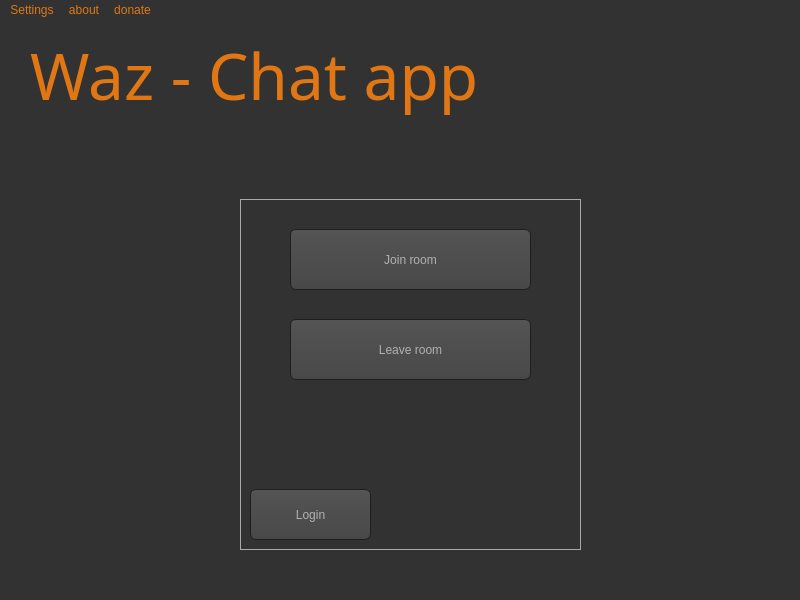
<?xml version="1.0" encoding="UTF-8"?>
<ui version="4.0">
 <class>Chatvio</class>
 <widget class="QMainWindow" name="Chatvio">
  <property name="geometry">
   <rect>
    <x>0</x>
    <y>0</y>
    <width>800</width>
    <height>600</height>
   </rect>
  </property>
  <property name="font">
   <font>
    <weight>75</weight>
    <bold>true</bold>
   </font>
  </property>
  <property name="windowTitle">
   <string>Chatvio</string>
  </property>
  <property name="whatsThis">
   <string>Create a public or private meeting</string>
  </property>
  <property name="styleSheet">
   <string notr="true">QToolTip
{
     border: 1px solid black;
     background-color: #ffa02f;
     padding: 1px;
     border-radius: 3px;
     opacity: 100;
}

QWidget
{
    color: #e07714;
    background-color: #323232;
}

QTreeView, QListView
{
    background-color: silver;
    margin-left: 5px;
}

QWidget:item:hover
{
    background-color: QLinearGradient( x1: 0, y1: 0, x2: 0, y2: 1, stop: 0 #ffa02f, stop: 1 #ca0619);
    color: #000000;
}

QWidget:item:selected
{
    background-color: QLinearGradient( x1: 0, y1: 0, x2: 0, y2: 1, stop: 0 #ffa02f, stop: 1 #d7801a);
}

QMenuBar::item
{
    background: transparent;
}

QMenuBar::item:selected
{
    background: transparent;
    border: 1px solid #ffaa00;
}

QMenuBar::item:pressed
{
    background: #444;
    border: 1px solid #000;
    background-color: QLinearGradient(
        x1:0, y1:0,
        x2:0, y2:1,
        stop:1 #212121,
        stop:0.4 #343434/*,
        stop:0.2 #343434,
        stop:0.1 #ffaa00*/
    );
    margin-bottom:-1px;
    padding-bottom:1px;
}

QMenu
{
    border: 1px solid #000;
}

QMenu::item
{
    padding: 2px 20px 2px 20px;
}

QMenu::item:selected
{
    color: #000000;
}

QWidget:disabled
{
    color: #808080;
    background-color: #323232;
}

QAbstractItemView
{
    background-color: QLinearGradient( x1: 0, y1: 0, x2: 0, y2: 1, stop: 0 #4d4d4d, stop: 0.1 #646464, stop: 1 #5d5d5d);
}

QWidget:focus
{
    /*border: 1px solid darkgray;*/
}

QLineEdit
{
    background-color: QLinearGradient( x1: 0, y1: 0, x2: 0, y2: 1, stop: 0 #4d4d4d, stop: 0 #646464, stop: 1 #5d5d5d);
    padding: 1px;
    border-style: solid;
    border: 1px solid #1e1e1e;
    border-radius: 5;
}

QPushButton
{
    color: #b1b1b1;
    background-color: QLinearGradient( x1: 0, y1: 0, x2: 0, y2: 1, stop: 0 #565656, stop: 0.1 #525252, stop: 0.5 #4e4e4e, stop: 0.9 #4a4a4a, stop: 1 #464646);
    border-width: 1px;
    border-color: #1e1e1e;
    border-style: solid;
    border-radius: 6;
    padding: 3px;
    font-size: 12px;
    padding-left: 5px;
    padding-right: 5px;
    min-width: 40px;
}

QPushButton:pressed
{
    background-color: QLinearGradient( x1: 0, y1: 0, x2: 0, y2: 1, stop: 0 #2d2d2d, stop: 0.1 #2b2b2b, stop: 0.5 #292929, stop: 0.9 #282828, stop: 1 #252525);
}

QComboBox
{
    selection-background-color: #ffaa00;
    background-color: QLinearGradient( x1: 0, y1: 0, x2: 0, y2: 1, stop: 0 #565656, stop: 0.1 #525252, stop: 0.5 #4e4e4e, stop: 0.9 #4a4a4a, stop: 1 #464646);
    border-style: solid;
    border: 1px solid #1e1e1e;
    border-radius: 5;
}

QComboBox:hover,QPushButton:hover
{
    border: 2px solid QLinearGradient( x1: 0, y1: 0, x2: 0, y2: 1, stop: 0 #ffa02f, stop: 1 #d7801a);
}


QComboBox:on
{
    padding-top: 3px;
    padding-left: 4px;
    background-color: QLinearGradient( x1: 0, y1: 0, x2: 0, y2: 1, stop: 0 #2d2d2d, stop: 0.1 #2b2b2b, stop: 0.5 #292929, stop: 0.9 #282828, stop: 1 #252525);
    selection-background-color: #ffaa00;
}

QComboBox QAbstractItemView
{
    border: 2px solid darkgray;
    selection-background-color: QLinearGradient( x1: 0, y1: 0, x2: 0, y2: 1, stop: 0 #ffa02f, stop: 1 #d7801a);
}

QComboBox::drop-down
{
     subcontrol-origin: padding;
     subcontrol-position: top right;
     width: 15px;

     border-left-width: 0px;
     border-left-color: darkgray;
     border-left-style: solid; /* just a single line */
     border-top-right-radius: 3px; /* same radius as the QComboBox */
     border-bottom-right-radius: 3px;
 }

QComboBox::down-arrow
{
     image: url(:/dark_orange/img/down_arrow.png);
}

QGroupBox
{
    border: 1px solid darkgray;
    margin-top: 10px;
}

QGroupBox:focus
{
    border: 1px solid darkgray;
}

QTextEdit:focus
{
    border: 1px solid darkgray;
}

QScrollBar:horizontal {
     border: 1px solid #222222;
     background: QLinearGradient( x1: 0, y1: 0, x2: 0, y2: 1, stop: 0.0 #121212, stop: 0.2 #282828, stop: 1 #484848);
     height: 7px;
     margin: 0px 16px 0 16px;
}

QScrollBar::handle:horizontal
{
      background: QLinearGradient( x1: 0, y1: 0, x2: 1, y2: 0, stop: 0 #ffa02f, stop: 0.5 #d7801a, stop: 1 #ffa02f);
      min-height: 20px;
      border-radius: 2px;
}

QScrollBar::add-line:horizontal {
      border: 1px solid #1b1b19;
      border-radius: 2px;
      background: QLinearGradient( x1: 0, y1: 0, x2: 1, y2: 0, stop: 0 #ffa02f, stop: 1 #d7801a);
      width: 14px;
      subcontrol-position: right;
      subcontrol-origin: margin;
}

QScrollBar::sub-line:horizontal {
      border: 1px solid #1b1b19;
      border-radius: 2px;
      background: QLinearGradient( x1: 0, y1: 0, x2: 1, y2: 0, stop: 0 #ffa02f, stop: 1 #d7801a);
      width: 14px;
     subcontrol-position: left;
     subcontrol-origin: margin;
}

QScrollBar::right-arrow:horizontal, QScrollBar::left-arrow:horizontal
{
      border: 1px solid black;
      width: 1px;
      height: 1px;
      background: white;
}

QScrollBar::add-page:horizontal, QScrollBar::sub-page:horizontal
{
      background: none;
}

QScrollBar:vertical
{
      background: QLinearGradient( x1: 0, y1: 0, x2: 1, y2: 0, stop: 0.0 #121212, stop: 0.2 #282828, stop: 1 #484848);
      width: 7px;
      margin: 16px 0 16px 0;
      border: 1px solid #222222;
}

QScrollBar::handle:vertical
{
      background: QLinearGradient( x1: 0, y1: 0, x2: 0, y2: 1, stop: 0 #ffa02f, stop: 0.5 #d7801a, stop: 1 #ffa02f);
      min-height: 20px;
      border-radius: 2px;
}

QScrollBar::add-line:vertical
{
      border: 1px solid #1b1b19;
      border-radius: 2px;
      background: QLinearGradient( x1: 0, y1: 0, x2: 0, y2: 1, stop: 0 #ffa02f, stop: 1 #d7801a);
      height: 14px;
      subcontrol-position: bottom;
      subcontrol-origin: margin;
}

QScrollBar::sub-line:vertical
{
      border: 1px solid #1b1b19;
      border-radius: 2px;
      background: QLinearGradient( x1: 0, y1: 0, x2: 0, y2: 1, stop: 0 #d7801a, stop: 1 #ffa02f);
      height: 14px;
      subcontrol-position: top;
      subcontrol-origin: margin;
}

QScrollBar::up-arrow:vertical, QScrollBar::down-arrow:vertical
{
      border: 1px solid black;
      width: 1px;
      height: 1px;
      background: white;
}


QScrollBar::add-page:vertical, QScrollBar::sub-page:vertical
{
      background: none;
}

QTextEdit
{
    background-color: #242424;
}

QPlainTextEdit
{
    background-color: #242424;
}

QHeaderView::section
{
    background-color: QLinearGradient(x1:0, y1:0, x2:0, y2:1, stop:0 #616161, stop: 0.5 #505050, stop: 0.6 #434343, stop:1 #656565);
    color: white;
    padding-left: 4px;
    border: 1px solid #6c6c6c;
}

QCheckBox:disabled
{
color: #414141;
}

QDockWidget::title
{
    text-align: center;
    spacing: 3px; /* spacing between items in the tool bar */
    background-color: QLinearGradient(x1:0, y1:0, x2:0, y2:1, stop:0 #323232, stop: 0.5 #242424, stop:1 #323232);
}

QDockWidget::close-button, QDockWidget::float-button
{
    text-align: center;
    spacing: 1px; /* spacing between items in the tool bar */
    background-color: QLinearGradient(x1:0, y1:0, x2:0, y2:1, stop:0 #323232, stop: 0.5 #242424, stop:1 #323232);
}

QDockWidget::close-button:hover, QDockWidget::float-button:hover
{
    background: #242424;
}

QDockWidget::close-button:pressed, QDockWidget::float-button:pressed
{
    padding: 1px -1px -1px 1px;
}

QMainWindow::separator
{
    background-color: QLinearGradient(x1:0, y1:0, x2:0, y2:1, stop:0 #161616, stop: 0.5 #151515, stop: 0.6 #212121, stop:1 #343434);
    color: white;
    padding-left: 4px;
    border: 1px solid #4c4c4c;
    spacing: 3px; /* spacing between items in the tool bar */
}

QMainWindow::separator:hover
{

    background-color: QLinearGradient(x1:0, y1:0, x2:0, y2:1, stop:0 #d7801a, stop:0.5 #b56c17 stop:1 #ffa02f);
    color: white;
    padding-left: 4px;
    border: 1px solid #6c6c6c;
    spacing: 3px; /* spacing between items in the tool bar */
}

QToolBar::handle
{
     spacing: 3px; /* spacing between items in the tool bar */
     background: url(:/dark_orange/img/handle.png);
}

QMenu::separator
{
    height: 2px;
    background-color: QLinearGradient(x1:0, y1:0, x2:0, y2:1, stop:0 #161616, stop: 0.5 #151515, stop: 0.6 #212121, stop:1 #343434);
    color: white;
    padding-left: 4px;
    margin-left: 10px;
    margin-right: 5px;
}

QProgressBar
{
    border: 2px solid grey;
    border-radius: 5px;
    text-align: center;
}

QProgressBar::chunk
{
    background-color: #d7801a;
    width: 2.15px;
    margin: 0.5px;
}

QTabBar::tab {
    color: #b1b1b1;
    border: 1px solid #444;
    border-bottom-style: none;
    background-color: #323232;
    padding-left: 10px;
    padding-right: 10px;
    padding-top: 3px;
    padding-bottom: 2px;
    margin-right: -1px;
}

QTabWidget::pane {
    border: 1px solid #444;
    top: 1px;
}

QTabBar::tab:last
{
    margin-right: 0; /* the last selected tab has nothing to overlap with on the right */
    border-top-right-radius: 3px;
}

QTabBar::tab:first:!selected
{
 margin-left: 0px; /* the last selected tab has nothing to overlap with on the right */


    border-top-left-radius: 3px;
}

QTabBar::tab:!selected
{
    color: #b1b1b1;
    border-bottom-style: solid;
    margin-top: 3px;
    background-color: QLinearGradient(x1:0, y1:0, x2:0, y2:1, stop:1 #212121, stop:.4 #343434);
}

QTabBar::tab:selected
{
    border-top-left-radius: 3px;
    border-top-right-radius: 3px;
    margin-bottom: 0px;
}

QTabBar::tab:!selected:hover
{
    /*border-top: 2px solid #ffaa00;
    padding-bottom: 3px;*/
    border-top-left-radius: 3px;
    border-top-right-radius: 3px;
    background-color: QLinearGradient(x1:0, y1:0, x2:0, y2:1, stop:1 #212121, stop:0.4 #343434, stop:0.2 #343434, stop:0.1 #ffaa00);
}

QRadioButton::indicator:checked, QRadioButton::indicator:unchecked{
    color: #b1b1b1;
    background-color: #323232;
    border: 1px solid #b1b1b1;
    border-radius: 6px;
}

QRadioButton::indicator:checked
{
    background-color: qradialgradient(
        cx: 0.5, cy: 0.5,
        fx: 0.5, fy: 0.5,
        radius: 1.0,
        stop: 0.25 #ffaa00,
        stop: 0.3 #323232
    );
}

QCheckBox::indicator{
    color: #b1b1b1;
    background-color: #323232;
    border: 1px solid #b1b1b1;
    width: 9px;
    height: 9px;
}

QRadioButton::indicator
{
    border-radius: 6px;
}

QRadioButton::indicator:hover, QCheckBox::indicator:hover
{
    border: 1px solid #ffaa00;
}

QCheckBox::indicator:checked
{
    image:url(:/dark_orange/img/checkbox.png);
}

QCheckBox::indicator:disabled, QRadioButton::indicator:disabled
{
    border: 1px solid #444;
}


QSlider::groove:horizontal {
    border: 1px solid #3A3939;
    height: 8px;
    background: #201F1F;
    margin: 2px 0;
    border-radius: 2px;
}

QSlider::handle:horizontal {
    background: QLinearGradient( x1: 0, y1: 0, x2: 0, y2: 1,
      stop: 0.0 silver, stop: 0.2 #a8a8a8, stop: 1 #727272);
    border: 1px solid #3A3939;
    width: 14px;
    height: 14px;
    margin: -4px 0;
    border-radius: 2px;
}

QSlider::groove:vertical {
    border: 1px solid #3A3939;
    width: 8px;
    background: #201F1F;
    margin: 0 0px;
    border-radius: 2px;
}

QSlider::handle:vertical {
    background: QLinearGradient( x1: 0, y1: 0, x2: 0, y2: 1, stop: 0.0 silver,
      stop: 0.2 #a8a8a8, stop: 1 #727272);
    border: 1px solid #3A3939;
    width: 14px;
    height: 14px;
    margin: 0 -4px;
    border-radius: 2px;
}

QAbstractSpinBox {
    padding-top: 2px;
    padding-bottom: 2px;
    border: 1px solid darkgray;

    border-radius: 2px;
    min-width: 50px;
}

</string>
  </property>
  <widget class="QWidget" name="centralwidget">
   <widget class="QLabel" name="label">
    <property name="geometry">
     <rect>
      <x>30</x>
      <y>10</y>
      <width>561</width>
      <height>91</height>
     </rect>
    </property>
    <property name="palette">
     <palette>
      <active>
       <colorrole role="WindowText">
        <brush brushstyle="SolidPattern">
         <color alpha="255">
          <red>224</red>
          <green>119</green>
          <blue>20</blue>
         </color>
        </brush>
       </colorrole>
       <colorrole role="Button">
        <brush brushstyle="SolidPattern">
         <color alpha="255">
          <red>50</red>
          <green>50</green>
          <blue>50</blue>
         </color>
        </brush>
       </colorrole>
       <colorrole role="Text">
        <brush brushstyle="SolidPattern">
         <color alpha="255">
          <red>224</red>
          <green>119</green>
          <blue>20</blue>
         </color>
        </brush>
       </colorrole>
       <colorrole role="ButtonText">
        <brush brushstyle="SolidPattern">
         <color alpha="255">
          <red>224</red>
          <green>119</green>
          <blue>20</blue>
         </color>
        </brush>
       </colorrole>
       <colorrole role="Base">
        <brush brushstyle="SolidPattern">
         <color alpha="255">
          <red>50</red>
          <green>50</green>
          <blue>50</blue>
         </color>
        </brush>
       </colorrole>
       <colorrole role="Window">
        <brush brushstyle="SolidPattern">
         <color alpha="255">
          <red>50</red>
          <green>50</green>
          <blue>50</blue>
         </color>
        </brush>
       </colorrole>
       <colorrole role="PlaceholderText">
        <brush brushstyle="NoBrush">
         <color alpha="128">
          <red>224</red>
          <green>119</green>
          <blue>20</blue>
         </color>
        </brush>
       </colorrole>
      </active>
      <inactive>
       <colorrole role="WindowText">
        <brush brushstyle="SolidPattern">
         <color alpha="255">
          <red>224</red>
          <green>119</green>
          <blue>20</blue>
         </color>
        </brush>
       </colorrole>
       <colorrole role="Button">
        <brush brushstyle="SolidPattern">
         <color alpha="255">
          <red>50</red>
          <green>50</green>
          <blue>50</blue>
         </color>
        </brush>
       </colorrole>
       <colorrole role="Text">
        <brush brushstyle="SolidPattern">
         <color alpha="255">
          <red>224</red>
          <green>119</green>
          <blue>20</blue>
         </color>
        </brush>
       </colorrole>
       <colorrole role="ButtonText">
        <brush brushstyle="SolidPattern">
         <color alpha="255">
          <red>224</red>
          <green>119</green>
          <blue>20</blue>
         </color>
        </brush>
       </colorrole>
       <colorrole role="Base">
        <brush brushstyle="SolidPattern">
         <color alpha="255">
          <red>50</red>
          <green>50</green>
          <blue>50</blue>
         </color>
        </brush>
       </colorrole>
       <colorrole role="Window">
        <brush brushstyle="SolidPattern">
         <color alpha="255">
          <red>50</red>
          <green>50</green>
          <blue>50</blue>
         </color>
        </brush>
       </colorrole>
       <colorrole role="PlaceholderText">
        <brush brushstyle="NoBrush">
         <color alpha="128">
          <red>224</red>
          <green>119</green>
          <blue>20</blue>
         </color>
        </brush>
       </colorrole>
      </inactive>
      <disabled>
       <colorrole role="WindowText">
        <brush brushstyle="SolidPattern">
         <color alpha="255">
          <red>128</red>
          <green>128</green>
          <blue>128</blue>
         </color>
        </brush>
       </colorrole>
       <colorrole role="Button">
        <brush brushstyle="SolidPattern">
         <color alpha="255">
          <red>50</red>
          <green>50</green>
          <blue>50</blue>
         </color>
        </brush>
       </colorrole>
       <colorrole role="Text">
        <brush brushstyle="SolidPattern">
         <color alpha="255">
          <red>128</red>
          <green>128</green>
          <blue>128</blue>
         </color>
        </brush>
       </colorrole>
       <colorrole role="ButtonText">
        <brush brushstyle="SolidPattern">
         <color alpha="255">
          <red>128</red>
          <green>128</green>
          <blue>128</blue>
         </color>
        </brush>
       </colorrole>
       <colorrole role="Base">
        <brush brushstyle="SolidPattern">
         <color alpha="255">
          <red>50</red>
          <green>50</green>
          <blue>50</blue>
         </color>
        </brush>
       </colorrole>
       <colorrole role="Window">
        <brush brushstyle="SolidPattern">
         <color alpha="255">
          <red>50</red>
          <green>50</green>
          <blue>50</blue>
         </color>
        </brush>
       </colorrole>
       <colorrole role="PlaceholderText">
        <brush brushstyle="NoBrush">
         <color alpha="128">
          <red>224</red>
          <green>119</green>
          <blue>20</blue>
         </color>
        </brush>
       </colorrole>
      </disabled>
     </palette>
    </property>
    <property name="font">
     <font>
      <family>Sitka Subheading</family>
      <pointsize>48</pointsize>
      <weight>50</weight>
      <bold>false</bold>
      <underline>false</underline>
      <strikeout>false</strikeout>
     </font>
    </property>
    <property name="text">
     <string>Waz - Chat app</string>
    </property>
   </widget>
   <widget class="QGroupBox" name="groupBox">
    <property name="geometry">
     <rect>
      <x>240</x>
      <y>170</y>
      <width>341</width>
      <height>361</height>
     </rect>
    </property>
    <property name="palette">
     <palette>
      <active>
       <colorrole role="WindowText">
        <brush brushstyle="SolidPattern">
         <color alpha="255">
          <red>224</red>
          <green>119</green>
          <blue>20</blue>
         </color>
        </brush>
       </colorrole>
       <colorrole role="Button">
        <brush brushstyle="SolidPattern">
         <color alpha="255">
          <red>50</red>
          <green>50</green>
          <blue>50</blue>
         </color>
        </brush>
       </colorrole>
       <colorrole role="Text">
        <brush brushstyle="SolidPattern">
         <color alpha="255">
          <red>224</red>
          <green>119</green>
          <blue>20</blue>
         </color>
        </brush>
       </colorrole>
       <colorrole role="ButtonText">
        <brush brushstyle="SolidPattern">
         <color alpha="255">
          <red>224</red>
          <green>119</green>
          <blue>20</blue>
         </color>
        </brush>
       </colorrole>
       <colorrole role="Base">
        <brush brushstyle="SolidPattern">
         <color alpha="255">
          <red>50</red>
          <green>50</green>
          <blue>50</blue>
         </color>
        </brush>
       </colorrole>
       <colorrole role="Window">
        <brush brushstyle="SolidPattern">
         <color alpha="255">
          <red>50</red>
          <green>50</green>
          <blue>50</blue>
         </color>
        </brush>
       </colorrole>
       <colorrole role="PlaceholderText">
        <brush brushstyle="NoBrush">
         <color alpha="128">
          <red>224</red>
          <green>119</green>
          <blue>20</blue>
         </color>
        </brush>
       </colorrole>
      </active>
      <inactive>
       <colorrole role="WindowText">
        <brush brushstyle="SolidPattern">
         <color alpha="255">
          <red>224</red>
          <green>119</green>
          <blue>20</blue>
         </color>
        </brush>
       </colorrole>
       <colorrole role="Button">
        <brush brushstyle="SolidPattern">
         <color alpha="255">
          <red>50</red>
          <green>50</green>
          <blue>50</blue>
         </color>
        </brush>
       </colorrole>
       <colorrole role="Text">
        <brush brushstyle="SolidPattern">
         <color alpha="255">
          <red>224</red>
          <green>119</green>
          <blue>20</blue>
         </color>
        </brush>
       </colorrole>
       <colorrole role="ButtonText">
        <brush brushstyle="SolidPattern">
         <color alpha="255">
          <red>224</red>
          <green>119</green>
          <blue>20</blue>
         </color>
        </brush>
       </colorrole>
       <colorrole role="Base">
        <brush brushstyle="SolidPattern">
         <color alpha="255">
          <red>50</red>
          <green>50</green>
          <blue>50</blue>
         </color>
        </brush>
       </colorrole>
       <colorrole role="Window">
        <brush brushstyle="SolidPattern">
         <color alpha="255">
          <red>50</red>
          <green>50</green>
          <blue>50</blue>
         </color>
        </brush>
       </colorrole>
       <colorrole role="PlaceholderText">
        <brush brushstyle="NoBrush">
         <color alpha="128">
          <red>224</red>
          <green>119</green>
          <blue>20</blue>
         </color>
        </brush>
       </colorrole>
      </inactive>
      <disabled>
       <colorrole role="WindowText">
        <brush brushstyle="SolidPattern">
         <color alpha="255">
          <red>128</red>
          <green>128</green>
          <blue>128</blue>
         </color>
        </brush>
       </colorrole>
       <colorrole role="Button">
        <brush brushstyle="SolidPattern">
         <color alpha="255">
          <red>50</red>
          <green>50</green>
          <blue>50</blue>
         </color>
        </brush>
       </colorrole>
       <colorrole role="Text">
        <brush brushstyle="SolidPattern">
         <color alpha="255">
          <red>128</red>
          <green>128</green>
          <blue>128</blue>
         </color>
        </brush>
       </colorrole>
       <colorrole role="ButtonText">
        <brush brushstyle="SolidPattern">
         <color alpha="255">
          <red>128</red>
          <green>128</green>
          <blue>128</blue>
         </color>
        </brush>
       </colorrole>
       <colorrole role="Base">
        <brush brushstyle="SolidPattern">
         <color alpha="255">
          <red>50</red>
          <green>50</green>
          <blue>50</blue>
         </color>
        </brush>
       </colorrole>
       <colorrole role="Window">
        <brush brushstyle="SolidPattern">
         <color alpha="255">
          <red>50</red>
          <green>50</green>
          <blue>50</blue>
         </color>
        </brush>
       </colorrole>
       <colorrole role="PlaceholderText">
        <brush brushstyle="NoBrush">
         <color alpha="128">
          <red>224</red>
          <green>119</green>
          <blue>20</blue>
         </color>
        </brush>
       </colorrole>
      </disabled>
     </palette>
    </property>
    <property name="title">
     <string/>
    </property>
    <widget class="QPushButton" name="pushButton_3">
     <property name="geometry">
      <rect>
       <x>50</x>
       <y>40</y>
       <width>241</width>
       <height>61</height>
      </rect>
     </property>
     <property name="whatsThis">
      <string>Create a public or private meeting</string>
     </property>
     <property name="text">
      <string>Join room</string>
     </property>
    </widget>
    <widget class="QPushButton" name="pushButton_4">
     <property name="geometry">
      <rect>
       <x>50</x>
       <y>130</y>
       <width>241</width>
       <height>61</height>
      </rect>
     </property>
     <property name="text">
      <string>Leave room</string>
     </property>
    </widget>
    <widget class="QPushButton" name="pushButton_2">
     <property name="geometry">
      <rect>
       <x>10</x>
       <y>300</y>
       <width>121</width>
       <height>51</height>
      </rect>
     </property>
     <property name="styleSheet">
      <string notr="true"/>
     </property>
     <property name="text">
      <string>Login</string>
     </property>
    </widget>
   </widget>
  </widget>
  <widget class="QMenuBar" name="menubar">
   <property name="geometry">
    <rect>
     <x>0</x>
     <y>0</y>
     <width>800</width>
     <height>26</height>
    </rect>
   </property>
   <widget class="QMenu" name="menuSettings">
    <property name="title">
     <string>Settings</string>
    </property>
    <addaction name="actionChange_settings"/>
   </widget>
   <widget class="QMenu" name="menuabout">
    <property name="title">
     <string>about</string>
    </property>
   </widget>
   <widget class="QMenu" name="menudonate">
    <property name="title">
     <string>donate</string>
    </property>
   </widget>
   <addaction name="menuSettings"/>
   <addaction name="menuabout"/>
   <addaction name="menudonate"/>
  </widget>
  <widget class="QStatusBar" name="statusbar"/>
  <action name="actionChange_settings">
   <property name="text">
    <string>Change settings</string>
   </property>
  </action>
 </widget>
 <resources/>
 <connections/>
</ui>
